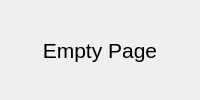
<ui version="4.0">
 <class>Page2</class>
 <widget class="QWidget" name="page_1">
  <layout class="QVBoxLayout" name="page_2_layout">
   <item>
    <widget class="QLabel" name="empty_page_label">
        <property name="font">
        <font>
        <pointsize>16</pointsize>
        </font>
        </property>
        <property name="text">
        <string>Empty Page</string>
        </property>
        <property name="alignment">
        <set>Qt::AlignmentFlag::AlignCenter</set>
        </property>
    </widget>
    </item>
  </layout>
 </widget>
 <resources/>
 <connections/>
</ui>
